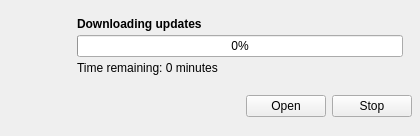
<?xml version="1.0" encoding="UTF-8"?>
<ui version="4.0">
 <class>Downloader</class>
 <widget class="QWidget" name="Downloader">
  <property name="windowModality">
   <enum>Qt::ApplicationModal</enum>
  </property>
  <property name="geometry">
   <rect>
    <x>0</x>
    <y>0</y>
    <width>420</width>
    <height>136</height>
   </rect>
  </property>
  <property name="sizePolicy">
   <sizepolicy hsizetype="Minimum" vsizetype="Minimum">
    <horstretch>0</horstretch>
    <verstretch>0</verstretch>
   </sizepolicy>
  </property>
  <property name="windowTitle">
   <string>Updater</string>
  </property>
  <layout class="QVBoxLayout" name="verticalLayout">
   <property name="spacing">
    <number>4</number>
   </property>
   <property name="leftMargin">
    <number>8</number>
   </property>
   <property name="topMargin">
    <number>0</number>
   </property>
   <property name="rightMargin">
    <number>0</number>
   </property>
   <property name="bottomMargin">
    <number>8</number>
   </property>
   <item>
    <widget class="QWidget" name="widget" native="true">
     <layout class="QHBoxLayout" name="horizontalLayout">
      <property name="spacing">
       <number>4</number>
      </property>
      <property name="leftMargin">
       <number>8</number>
      </property>
      <property name="topMargin">
       <number>8</number>
      </property>
      <property name="rightMargin">
       <number>8</number>
      </property>
      <property name="bottomMargin">
       <number>4</number>
      </property>
      <item>
       <widget class="QLabel" name="updater_icon">
        <property name="minimumSize">
         <size>
          <width>48</width>
          <height>48</height>
         </size>
        </property>
        <property name="maximumSize">
         <size>
          <width>48</width>
          <height>48</height>
         </size>
        </property>
        <property name="text">
         <string/>
        </property>
        <property name="pixmap">
         <pixmap resource="../etc/resources/qsimpleupdater.qrc">:/icons/update.png</pixmap>
        </property>
        <property name="scaledContents">
         <bool>true</bool>
        </property>
       </widget>
      </item>
      <item>
       <widget class="QWidget" name="progressFrame" native="true">
        <layout class="QVBoxLayout" name="verticalLayout_2">
         <property name="spacing">
          <number>4</number>
         </property>
         <item>
          <widget class="QLabel" name="downloadLabel">
           <property name="font">
            <font>
             <bold>true</bold>
            </font>
           </property>
           <property name="text">
            <string>Downloading updates</string>
           </property>
          </widget>
         </item>
         <item>
          <widget class="QProgressBar" name="progressBar">
           <property name="minimumSize">
            <size>
             <width>320</width>
             <height>0</height>
            </size>
           </property>
           <property name="value">
            <number>0</number>
           </property>
           <property name="invertedAppearance">
            <bool>false</bool>
           </property>
          </widget>
         </item>
         <item>
          <widget class="QLabel" name="timeLabel">
           <property name="text">
            <string>Time remaining: 0 minutes</string>
           </property>
          </widget>
         </item>
        </layout>
       </widget>
      </item>
     </layout>
    </widget>
   </item>
   <item>
    <widget class="QWidget" name="buttonFrame" native="true">
     <layout class="QHBoxLayout" name="horizontalLayout_2">
      <property name="leftMargin">
       <number>8</number>
      </property>
      <property name="topMargin">
       <number>0</number>
      </property>
      <property name="rightMargin">
       <number>8</number>
      </property>
      <property name="bottomMargin">
       <number>8</number>
      </property>
      <item>
       <spacer name="buttonSpacer">
        <property name="orientation">
         <enum>Qt::Horizontal</enum>
        </property>
        <property name="sizeHint" stdset="0">
         <size>
          <width>40</width>
          <height>20</height>
         </size>
        </property>
       </spacer>
      </item>
      <item>
       <widget class="QPushButton" name="openButton">
        <property name="text">
         <string>Open</string>
        </property>
       </widget>
      </item>
      <item>
       <widget class="QPushButton" name="stopButton">
        <property name="text">
         <string>Stop</string>
        </property>
       </widget>
      </item>
     </layout>
    </widget>
   </item>
  </layout>
 </widget>
 <resources>
  <include location="../etc/resources/qsimpleupdater.qrc"/>
 </resources>
 <connections/>
</ui>
